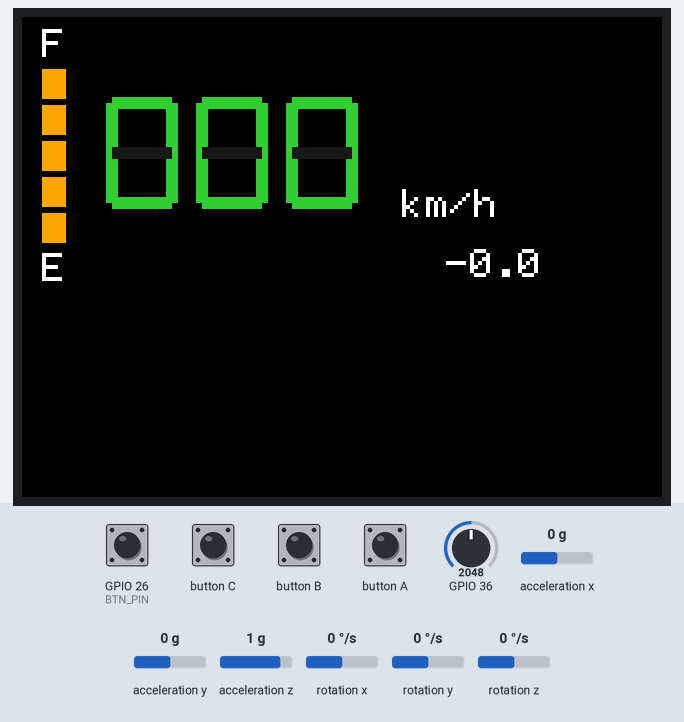
Recording of a sketch running on a simulated ESP32. Parts: 320×240 colour display. The test bench sets the inputs (shaded band); at power-on: acceleration y 0 g, rotation x 0 °/s, acceleration z 1 g, GPIO 26 (BTN_PIN) HIGH, GPIO 36 = 2048, acceleration x 0 g, rotation y 0 °/s, rotation z 0 °/s (analog values on the 0–4095 scale). Nothing arrives over Bluetooth unless stated.

Above: at 2.7 s.
2.8 s: acceleration y set to -1.4 g
At 3.29 s:
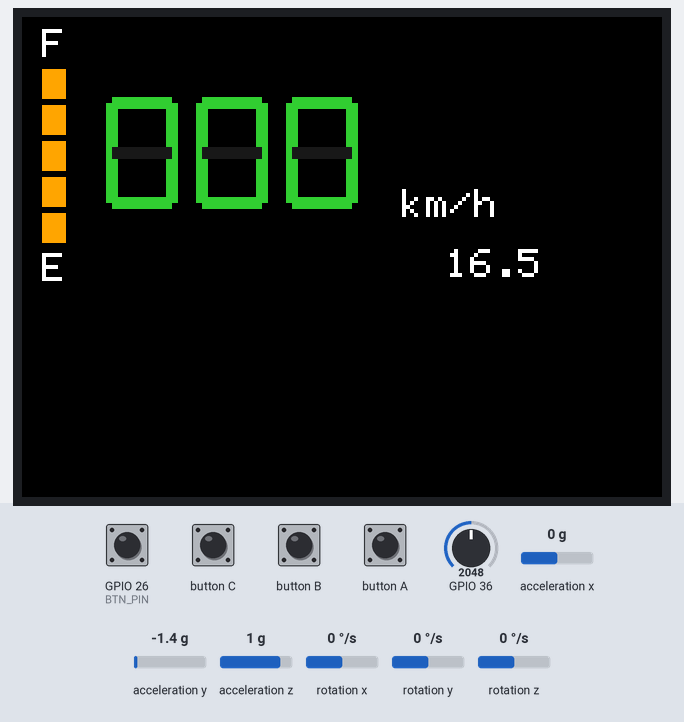
4.3 s: rotation x set to 11 °/s
At 5.83 s:
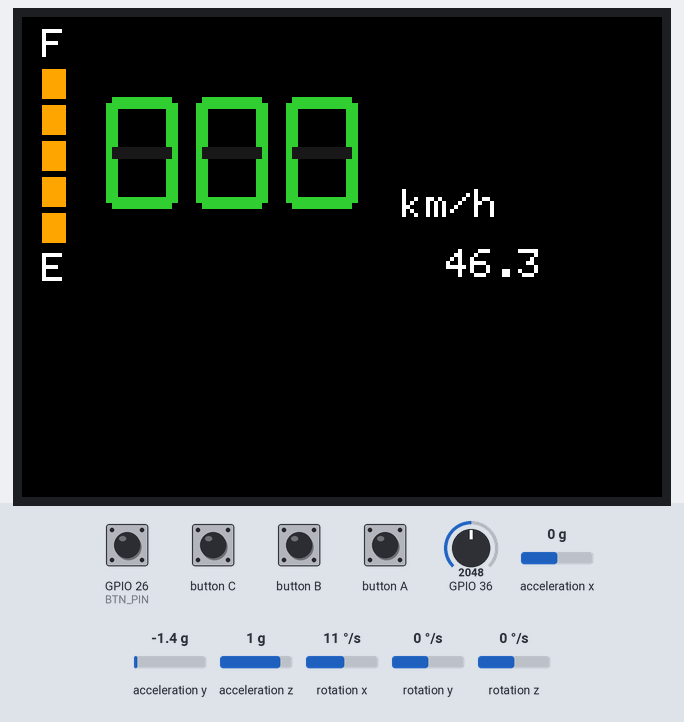
6.1 s: acceleration z set to 0.8 g
At 6.52 s:
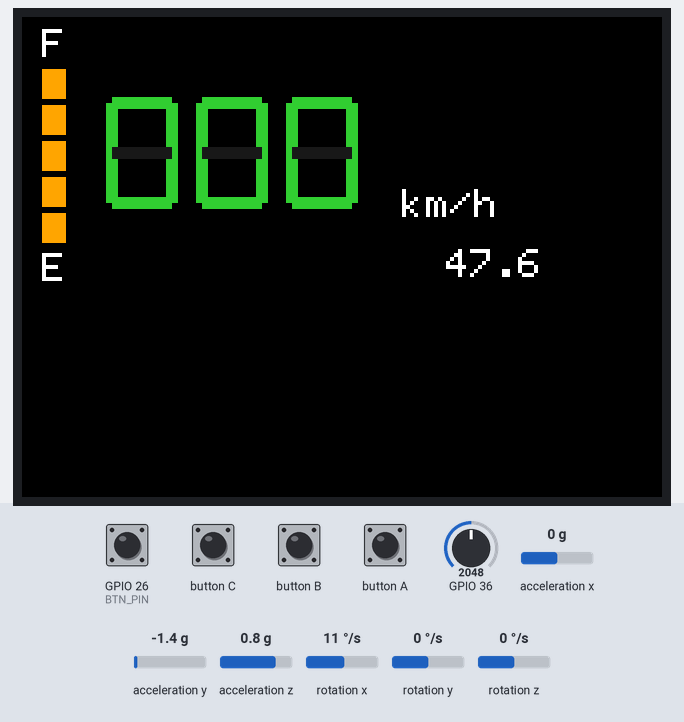
7.8 s: button A pressed for 0.15 s
At 8.06 s:
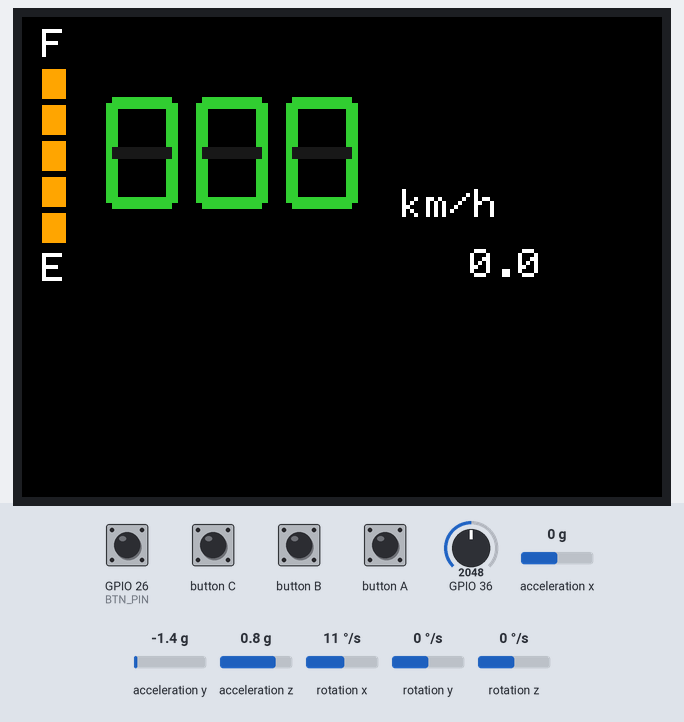
8.5 s: button A pressed for 1 s
At 8.98 s:
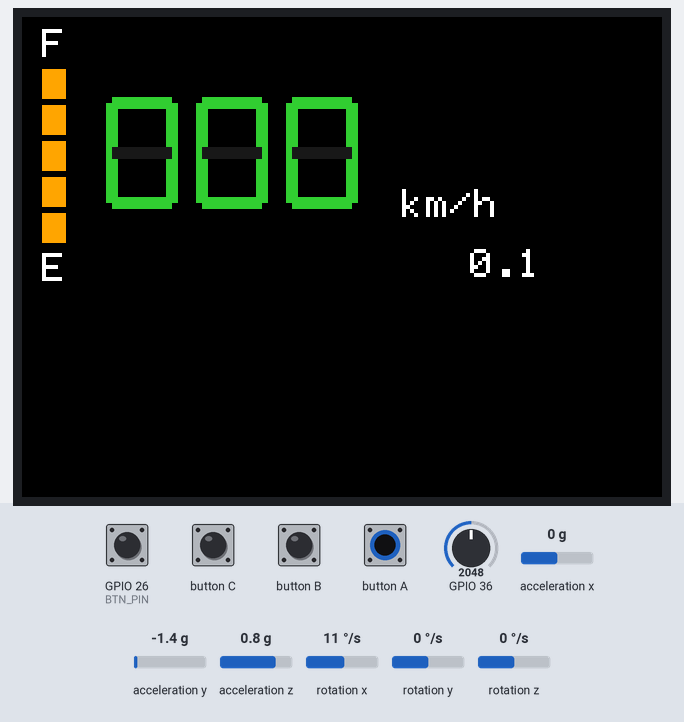
11.0 s: acceleration y set to -0.8 g
At 11.48 s:
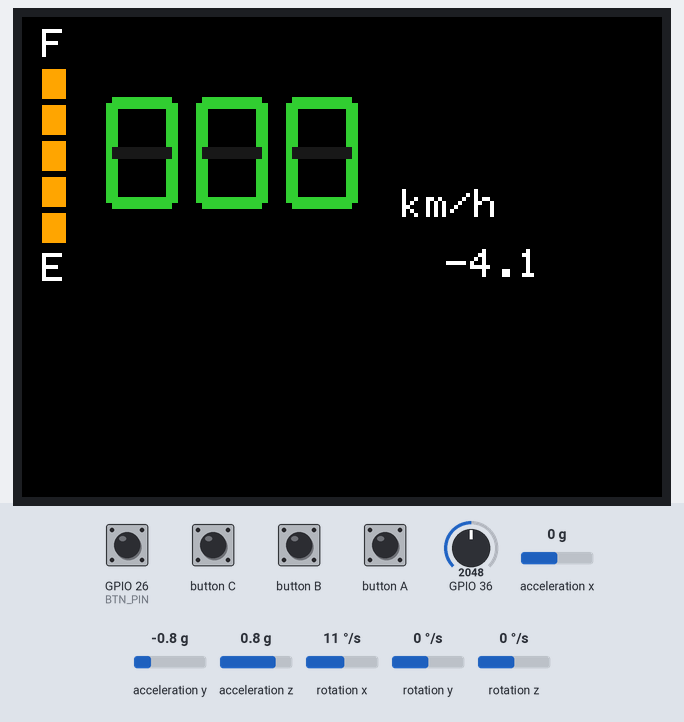
Timing chart, 0 to 13.8 s (numbered marks = the images above; inputs shaded):
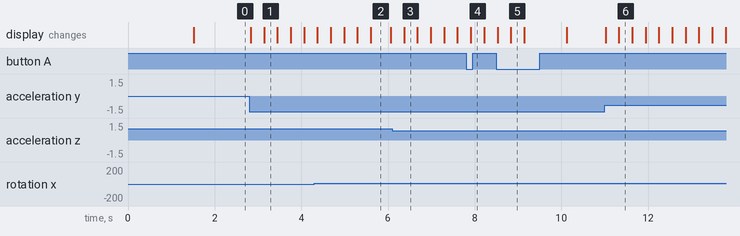

The sketch:

M5StickFirmware.ino
```cpp
#include <M5Unified.h>
#include <driver/adc.h>
#include <math.h>
#include <string.h>
#include <BluetoothSerial.h>   // ★ 追加：Bluetooth SPP

/* ================= Colors ================= */
uint32_t COLOR_LIME;    // #32CD32 (speed)
uint32_t COLOR_ORANGE;  // #FFA500 (fuel normal)
uint32_t COLOR_RED;     // #FF3B30 (fuel last block)
uint32_t COLOR_WHITE;   // #FFFFFF
uint32_t COLOR_BLACK;   // #000000
uint32_t COLOR_OFF;     // 7seg off (dim gray)

/* ================= Fuel gauge ================= */
static const int FUEL_BLOCKS = 5;
int fuelBlocks = FUEL_BLOCKS;           // 5 → 0
uint32_t lastFuelTick = 0;
const uint32_t FUEL_INTERVAL_MS = 60UL * 1000UL; // 1分

/* ================= 7seg tuning ================= */
const float SEG_SIZE    = 10.0f;  // 文字サイズ
const float SEG_SPACING = 45.0f;  // 桁間
const float SEG_THICK   = 6.0f;   // 太さ(px)

/* ================= Layout (fuel) ================= */
const int baseX = 10;
const int baseY = 30;
const int blockW = 12;
const int blockH = 15;
const int gap    = 3;

/* ================= Speed draw area ================= */
const float SPEED_CY  = 72;
const float SPEED_CX0 = 60;

/* ================= Y方向オフセット（上へ移動：負の値） ================= */
const float TEXT_Y_OFF   = -4.0f;  // F/E, km/h
const float SPEED_Y_OFF  = -4.0f;  // 7seg数字
const float GAUGE_Y_OFF  = -4.0f;  // 燃料ゲージ

/* ================= ACC表示位置 ================= */
const int ACC_X = 200;
const int ACC_Y = 120;

/* ================== Unity I/O / センサ統合 ================== */
// ピン
static const int BTN_PIN  = 26;  // 外付けタクト①（G26-GND）→ "BTN:"
static const int BTN2_PIN = 0;   // 外付けタクト②（G0 - GND）→ "BTN2:" ※起動中は押さない
// デボウンス
static const uint32_t DEBOUNCE_MS = 20;
// アクセルADCマップ（1500〜4095 → 0..1）
static const int RAW_MIN = 1500;
static const int RAW_MAX = 4095;
// アクセル向き反転
const bool INVERT_THROTTLE = true;
// ボタン状態
bool swLastStable  = HIGH, swLastRead  = HIGH;
bool sw2LastStable = HIGH, sw2LastRead = HIGH;
uint32_t swLastChg = 0,    sw2LastChg  = 0;
// ロール角（相補フィルタ）
float roll_deg = 0.0f;     // 表示用ロール角[deg]
float zero_offset = 0.0f;  // ゼロ点オフセット
uint32_t last_ms = 0;
// Unity側取り決め：右がマイナス/左がプラス
const float roll_sign = -1.0f;

// Unity から受信した速度（km/h）
int g_speed = 0;

/* ======== Bluetooth SPP ======== */
BluetoothSerial SerialBT;  // ★ 追加：BTシリアルインスタンス

// 送信用ヘルパ（BTへ送る。デバッグでUSBにも出したいならSerial行のコメント解除）
inline void sendUnityLine(const String& s) {
  SerialBT.println(s);
  // Serial.println(s);    // ←デバッグ用にUSBへも出すなら有効化
}

/* ================= 7セグ描画 ================= */
void draw7Seg(float x0, float y0, float s, int digit, uint32_t col) {
  const float l = 3.0f * s;     // 横幅
  const float h = 5.0f * s;     // 縦幅
  const float t = SEG_THICK;    // 太さ
  const float x_left   = x0 - l * 0.5f;   // 左端
  const float y_center = y0;              // Gの中心Y座標

  struct Seg { float x1, y1, x2, y2; };
  Seg segs[7] = {
    {x_left,           y_center - h * 0.5f, x_left + l, y_center - h * 0.5f},      // A (上)
    {x_left + l,       y_center,            x_left + l, y_center - h * 0.5f},      // B (右上)
    {x_left + l,       y_center + h * 0.5f, x_left + l, y_center},                 // C (右下)
    {x_left,           y_center + h * 0.5f, x_left + l, y_center + h * 0.5f},      // D (下)
    {x_left,           y_center + h * 0.5f, x_left,     y_center},                 // E (左上)
    {x_left,           y_center,            x_left,     y_center - h * 0.5f},      // F (左下)
    {x_left,           y_center,            x_left + l, y_center}                  // G (中)
  };

  const char* onmap[] = {
    "ABCDEF",  //0
    "BC",      //1
    "ABDEG",   //2
    "ABCDG",   //3
    "FBCG",    //4
    "AFGCD",   //5
    "AFGECD",  //6
    "ABC",     //7
    "ABCDEFG", //8
    "ABCDFG"   //9
  };

  bool on[7] = {0};
  for (const char* p = onmap[digit]; *p; ++p) {
    if (*p == ' ') continue;
    int idx = (*p == 'A') ? 0 : (*p == 'B') ? 1 : (*p == 'C') ? 2 :
              (*p == 'D') ? 3 : (*p == 'E') ? 4 : (*p == 'F') ? 5 : 6;
    on[idx] = true;
  }

  for (int i = 0; i < 7; i++) {
    uint32_t c = on[i] ? col : COLOR_OFF;

    // 横線
    if (segs[i].y1 == segs[i].y2) {
      int x1 = (int)segs[i].x1;
      int x2 = (int)segs[i].x2;
      if (x2 < x1) { int tmp = x1; x1 = x2; x2 = tmp; }
      int y = (int)(segs[i].y1 - t * 0.5f);
      M5.Display.fillRect(x1, y, x2 - x1, (int)t, c);
    }
    // 縦線
    else {
      int y1 = (int)segs[i].y1;
      int y2 = (int)segs[i].y2;
      if (y1 < y2) { int tmp = y1; y1 = y2; y2 = tmp; } // y1 を上側に
      int xr = (int)(segs[i].x1 - t * 0.5f);
      M5.Display.fillRect(xr, y2, (int)t, y1 - y2, c);
    }
  }
}

/* ================ Speedエリアだけ再描画（数字を上へ少し移動） ================ */
void drawSpeed(int spd) {
  const float s = SEG_SIZE;
  const float l = 3.0f * s;
  const float h = 5.0f * s;
  const float t = SEG_THICK;
  const float cy = SPEED_CY + SPEED_Y_OFF;   // 上へオフセット

  // クリア（3桁分）
  const float x_left  = SPEED_CX0 - l * 0.5f - 2;
  const float x_right = SPEED_CX0 + 2 * SEG_SPACING + l * 0.5f + 2;
  const float y_top   = cy - h * 0.5f - t - 2;
  const float y_bot   = cy + h * 0.5f + t + 2;
  M5.Display.fillRect((int)x_left, (int)y_top, (int)(x_right - x_left), (int)(y_bot - y_top), COLOR_BLACK);

  // 桁分解
  if (spd < 0) spd = 0;
  if (spd > 999) spd = 999;
  int d1 = (spd / 100) % 10;
  int d2 = (spd / 10)  % 10;
  int d3 = (spd      ) % 10;

  // 描画（ライム）
  draw7Seg(SPEED_CX0 + 0 * SEG_SPACING, cy, SEG_SIZE, d1, COLOR_LIME);
  draw7Seg(SPEED_CX0 + 1 * SEG_SPACING, cy, SEG_SIZE, d2, COLOR_LIME);
  draw7Seg(SPEED_CX0 + 2 * SEG_SPACING, cy, SEG_SIZE, d3, COLOR_LIME);
}

/* ================ 固定UI描画（F/E・km/h・初期速度） ================ */
void drawStaticUI() {
  M5.Display.fillScreen(COLOR_BLACK);

  // Fuel labels（F/E を上へ）
  M5.Display.setTextColor(COLOR_WHITE, COLOR_BLACK);
  M5.Display.setTextSize(2);
  M5.Display.setCursor(baseX, baseY - 20 + (int)TEXT_Y_OFF);
  M5.Display.print("F");
  int totalH = FUEL_BLOCKS * blockH + (FUEL_BLOCKS - 1) * gap;
  M5.Display.setCursor(baseX, baseY + totalH + 5 + (int)TEXT_Y_OFF);
  M5.Display.print("E");

  // 初期速度（0から開始）
  drawSpeed(g_speed);

  // "km/h"（上へオフセット）
  M5.Display.setTextColor(COLOR_WHITE, COLOR_BLACK);
  M5.Display.setTextSize(2);
  M5.Display.setCursor(190, 90 + (int)TEXT_Y_OFF);
  M5.Display.print("km/h");
}

/* ================ Fuel gauge（上から消える） ================ */
void drawFuelGauge() {
  int totalH = FUEL_BLOCKS * blockH + (FUEL_BLOCKS - 1) * gap;
  int y0 = baseY + (int)GAUGE_Y_OFF;

  // 領域クリア
  M5.Display.fillRect(baseX, y0, blockW, totalH, COLOR_BLACK);

  // 下から積む（残量ぶん）
  for (int i = 0; i < fuelBlocks; i++) {
    int by = y0 + (FUEL_BLOCKS - 1 - i) * (blockH + gap);
    uint32_t col = (fuelBlocks == 1 && i == 0) ? COLOR_RED : COLOR_ORANGE;
    M5.Display.fillRect(baseX, by, blockW, blockH, col);
  }
}

/* ================ ACC数値表示（roll_deg*roll_sign） ================ */
void drawAccValue(float roll_value_deg) {
  int x = ACC_X;
  int y = ACC_Y + (int)TEXT_Y_OFF;      // 全体と同じ上方オフセット
  M5.Display.fillRect(x - 2, y - 2, 120, 20, COLOR_BLACK);

  M5.Display.setTextColor(COLOR_WHITE, COLOR_BLACK);
  M5.Display.setTextSize(2);
  M5.Display.setCursor(x, y);
  M5.Display.printf("%5.1f", roll_value_deg);
}

/* ================ Unity 受信（SPD:123 をパース） ================ */
void processUnitySerialBT() {
  static char buf[32];
  static int idx = 0;

  while (SerialBT.available()) {            // ★ Serial → SerialBT
    char ch = (char)SerialBT.read();
    if (ch == '\r') continue;
    if (ch == '\n') {
      buf[idx] = '\0';
      idx = 0;

      // 形式: SPD:<int>
      if (strncmp(buf, "SPD:", 4) == 0) {
        int v = atoi(buf + 4);
        v = constrain(v, 0, 999);
        if (v != g_speed) {
          g_speed = v;
          drawSpeed(g_speed);   // すぐ画面更新
        }
      }
      continue;
    }
    if (idx < (int)sizeof(buf) - 1) buf[idx++] = ch;
  }
}

/* ===================== setup ===================== */
void setup() {
  auto cfg = M5.config();
  M5.begin(cfg);
  M5.Imu.begin();

  Serial.begin(115200);             // デバッグ用（任意）
  SerialBT.begin("M5Speedo");       // ★ BTデバイス名（Windowsでペアリング時に表示）
  delay(200);

  // ボタン（内部プルアップ）
  pinMode(BTN_PIN,  INPUT_PULLUP);  // G26
  pinMode(BTN2_PIN, INPUT_PULLUP);  // G0  ※起動中は押さない

  // ADC設定（12bit, 〜3.3Vレンジ）
  analogReadResolution(12);                    // 0..4095
  analogSetPinAttenuation(36 /*POT_PIN*/, ADC_11db);

  // 起動時水平でゼロ点合わせ
  float s = 0.0f;
  for (int i = 0; i < 200; ++i) {
    float ax, ay, az;
    M5.Imu.getAccel(&ax, &ay, &az);
    float roll_acc = atan2f(ay, az) * 180.0f / PI;
    s += roll_acc;
    delay(5);
  }
  zero_offset = s / 200.0f;

  last_ms = millis();

  // 画面設定＆色
  M5.Display.setRotation(3);
  M5.Display.setBrightness(255);
  M5.Display.setColorDepth(24);
  M5.Display.invertDisplay(false);

  COLOR_LIME   = M5.Display.color888(0x32, 0xCD, 0x32);
  COLOR_ORANGE = M5.Display.color888(0xFF, 0xA5, 0x00);
  COLOR_RED    = M5.Display.color888(0xFF, 0x3B, 0x30);
  COLOR_WHITE  = M5.Display.color888(0xFF, 0xFF, 0xFF);
  COLOR_BLACK  = M5.Display.color888(0x00, 0x00, 0x00);
  COLOR_OFF    = M5.Display.color888(25, 25, 25);

  drawStaticUI();
  drawFuelGauge();
  drawAccValue(0.0f);  // 初期表示

  lastFuelTick = millis();
}

/* ===================== loop ===================== */
void loop() {
  M5.update();
  uint32_t now = millis();

  /* ---- Unity からの速度受信（Bluetooth SPP, 非ブロッキング） ---- */
  processUnitySerialBT();

  /* ---- ロール角（相補フィルタ） ---- */
  float ax, ay, az, gx, gy, gz;
  M5.Imu.getAccel(&ax, &ay, &az);
  M5.Imu.getGyro(&gx, &gy, &gz);

  float dt = (now - last_ms) / 1000.0f;
  last_ms = now;

  float roll_acc = atan2f(ay, az) * 180.0f / PI - zero_offset;

  static float roll = 0.0f;
  const float alpha = 0.98f;                    // 0.95〜0.99で調整可
  roll = alpha * (roll + gx * dt) + (1.0f - alpha) * roll_acc;

  // 表示安定用ローパス
  roll_deg = 0.8f * roll_deg + 0.2f * roll;

  // Aボタンでゼロリセット
  if (M5.BtnA.wasPressed()) {
    zero_offset += roll_deg;
    roll = 0.0f;
    roll_deg = 0.0f;
  }

  /* ---- ブレーキ（G26）デボウンス ---- */
  bool nowSw = digitalRead(BTN_PIN);  // HIGH=離し, LOW=押し
  if (nowSw != swLastRead) { swLastChg = now; swLastRead = nowSw; }
  if ((now - swLastChg) > DEBOUNCE_MS && swLastStable != swLastRead) {
    swLastStable = swLastRead;
    bool pressed = (swLastStable == LOW);
    sendUnityLine(String("BTN:") + (pressed ? "1" : "0"));
  }

  /* ---- 追加ボタン（G0）デボウンス ---- */
  bool nowSw2 = digitalRead(BTN2_PIN);  // HIGH=離し, LOW=押し
  if (nowSw2 != sw2LastRead) { sw2LastChg = now; sw2LastRead = nowSw2; }
  if ((now - sw2LastChg) > DEBOUNCE_MS && sw2LastStable != sw2LastRead) {
    sw2LastStable = sw2LastRead;
    bool pressed2 = (sw2LastStable == LOW);
    sendUnityLine(String("BTN2:") + (pressed2 ? "1" : "0"));
  }

  /* ---- アクセル（G36）0..1にマップ → 反転 ---- */
  int raw = analogRead(36); // POT_PIN
  if (raw < RAW_MIN) raw = RAW_MIN;
  if (raw > RAW_MAX) raw = RAW_MAX;

  float thr = (raw - RAW_MIN) / float(RAW_MAX - RAW_MIN);  // 0..1
  static float thr_f = 0.0f;
  thr_f = thr_f * 0.85f + thr * 0.15f;  // 軽いローパス
  float thr_out = INVERT_THROTTLE ? (1.0f - thr_f) : thr_f;

  /* ---- UnityへBluetoothで送信 ----
     1) ステア（roll）: 数値のみ（右マイナス/左プラス）
     2) アクセル       : "THR:0.000"
     3) BTN/BTN2 は変化時のみ送信
  ------------------------------------------------ */
  sendUnityLine(String(roll_deg * roll_sign, 2));               // 例: "-12.34"
  sendUnityLine(String("THR:") + String(thr_out, 3));           // 例: "THR:0.537"

  /* ---- 画面更新 ---- */
  // accの場所に roll（deg, 1桁）を表示
  drawAccValue(roll_deg * roll_sign);

  // 燃料：1分ごとに1ブロック減（上から）
  if (now - lastFuelTick >= FUEL_INTERVAL_MS) {
    lastFuelTick = now;
    if (fuelBlocks > 0) {
      fuelBlocks--;
      drawFuelGauge();
    }
  }

  delay(10);
}
```

Measured:
- after the input at 2.8 s, the display: first changes at once (image 1 shows a later state)
- after the input at 6.1 s, the display: changes after 0.27 s (image 3)
- after the input at 11.0 s, the display: first changes at once (image 6 shows a later state)
